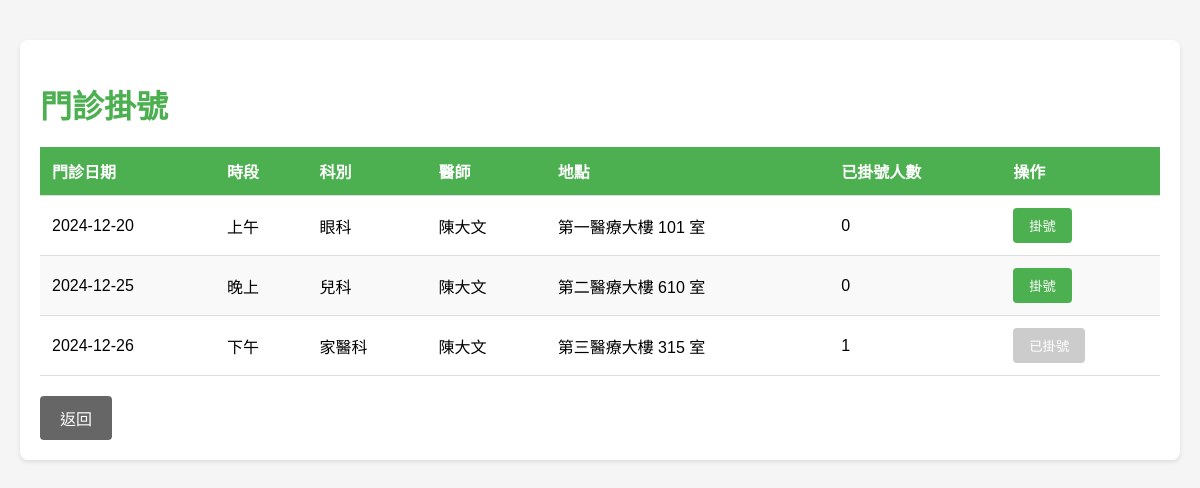
Page /php/patient/appointment_book.php (signed in) on the earlier database version.
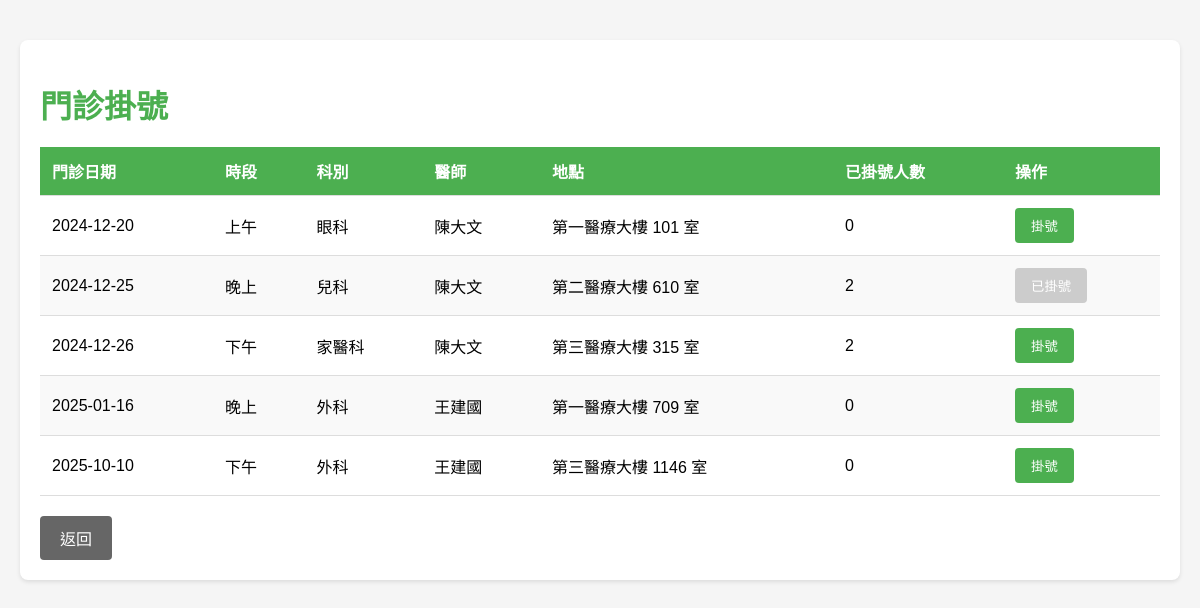
Same page on the later database version.
### tables this page shows
CREATE TABLE `clinic` (
  `clinic_id` char(7) NOT NULL,
  `clinic_date` date NOT NULL,
  `period` enum('morning','afternoon','evening') NOT NULL,
  `department_id` char(7) NOT NULL,
  `location` varchar(100) DEFAULT NULL,
  `doctor_id` char(7) NOT NULL
);

CREATE TABLE `department` (
  `department_id` char(7) NOT NULL,
  `department_name` varchar(50) NOT NULL
);

### php/patient/appointment_book.php (the view, shortened to what this page needs)
<?php
require_once '../common/db_conn.php';
try {
    $stmt = $db->prepare("
        SELECT
            c.clinic_id,
            c.clinic_date,
            c.period,
            c.location,
            d.department_name,
            CONCAT(p.last_name, p.first_name) as doctor_name,
            COUNT(a.appointment_id) as current_appointments
        FROM clinic c
        JOIN department d ON c.department_id = d.department_id
        JOIN staff s ON c.doctor_id = s.person_id
        JOIN person p ON s.person_id = p.person_id
        LEFT JOIN appointment a ON c.clinic_id = a.clinic_id
        GROUP BY c.clinic_id
        ORDER BY c.clinic_date ASC,
                 FIELD(c.period, 'morning', 'afternoon', 'evening')
    ");
    $stmt->execute();
    $clinics = $stmt->fetchAll();
    $stmt_check = $db->prepare("
        SELECT clinic_id
        FROM appointment
        WHERE patient_id = ?
    ");
    $stmt_check->execute([$_SESSION['user_id']]);
    $existing_appointments = $stmt_check->fetchAll(PDO::FETCH_COLUMN);
} catch (PDOException $e) {
    $error_message = "系統錯誤，請稍後再試";
}
function getPeriodText($period) {
    switch ($period) {
        case 'morning': return '上午';
        case 'afternoon': return '下午';
        case 'evening': return '晚上';
    }
}
?>
<!DOCTYPE html>
<html lang="zh-Hant">
<head>
    <link rel="stylesheet" href="asset/appointment_book.css">
</head>
<body>
    <div class="container">
        <h1>門診掛號</h1>
        <?php if (empty($clinics)): ?>
            <p>目前沒有可掛號的門診</p>
        <?php else: ?>
            <table>
                <thead>
                    <tr>
                        <th>門診日期</th>
                        <th>時段</th>
                        <th>科別</th>
                        <th>醫師</th>
                        <th>地點</th>
                        <th>已掛號人數</th>
                        <th>操作</th>
                    </tr>
                </thead>
                <tbody>
                    <?php foreach ($clinics as $clinic): ?>
                        <tr>
                            <td><?php echo htmlspecialchars($clinic['clinic_date']); ?></td>
                            <td><?php echo htmlspecialchars(getPeriodText($clinic['period'])); ?></td>
                            <td><?php echo htmlspecialchars($clinic['department_name']); ?></td>
                            <td><?php echo htmlspecialchars($clinic['doctor_name']); ?></td>
                            <td><?php echo htmlspecialchars($clinic['location']); ?></td>
                            <td><?php echo htmlspecialchars($clinic['current_appointments']); ?></td>
                            <td>
                                <form method="post" style="display: inline;">
                                    <button type="submit" class="book-btn"
                                        <?php echo in_array($clinic['clinic_id'], $existing_appointments) ? 'disabled' : ''; ?>>
                                        <?php
                                        if (in_array($clinic['clinic_id'], $existing_appointments)) {
                                            echo '已掛號';
                                        } else {
                                            echo '掛號';
                                        }
                                        ?>
                                    </button>
                                </form>
                            </td>
                        </tr>
                    <?php endforeach; ?>
                </tbody>
            </table>
        <?php endif; ?>
        <a href="patient_dashboard.php" class="back-btn">返回</a>
    </div>
</body>
</html>

### php/common/db_conn.php (shortened to what this page needs)
<html>
<head>
</head>
<body>
</body>
</html>

### php/patient/asset/appointment_book.css (style rules this page uses)
body { font-family: Arial, sans-serif; max-width: 1200px; margin: 20px auto; padding: 20px; background-color: #f5f5f5; }
.container { background: white; padding: 20px; border-radius: 8px; box-shadow: 0 2px 4px rgba(0, 0, 0, 0.1); }
h1 { color: #4CAF50; margin-bottom: 20px; }
table { width: 100%; border-collapse: collapse; margin-top: 20px; }
th, td { padding: 12px; text-align: left; border-bottom: 1px solid #ddd; }
th { background-color: #4CAF50; color: white; }
tr:nth-child(even) { background-color: #f9f9f9; }
.book-btn { padding: 8px 16px; background-color: #4CAF50; color: white; border: none; border-radius: 4px; cursor: pointer; }
.book-btn:disabled { background-color: #cccccc; cursor: not-allowed; }
.back-btn { padding: 10px 20px; background-color: #666; color: white; border: none; border-radius: 4px; cursor: pointer; text-decoration: none; display: inline-block; margin-top: 20px; }

Differences in the rows shown:
computed for clinic "第二醫療大樓 610 室": current_appointments "0" → "2"; text "掛號" → "已掛號"
computed for clinic "第三醫療大樓 315 室": current_appointments "1" → "2"; text "已掛號" → "掛號"
added clinic: clinic_date "2025-01-16", period "晚上", department.department_name "外科", doctor_name "王建國", location "第一醫療大樓 709 室", current_appointments "0", shows "掛號"
added clinic: clinic_date "2025-10-10", period "下午", department.department_name "外科", doctor_name "王建國", location "第三醫療大樓 1146 室", current_appointments "0", shows "掛號"
